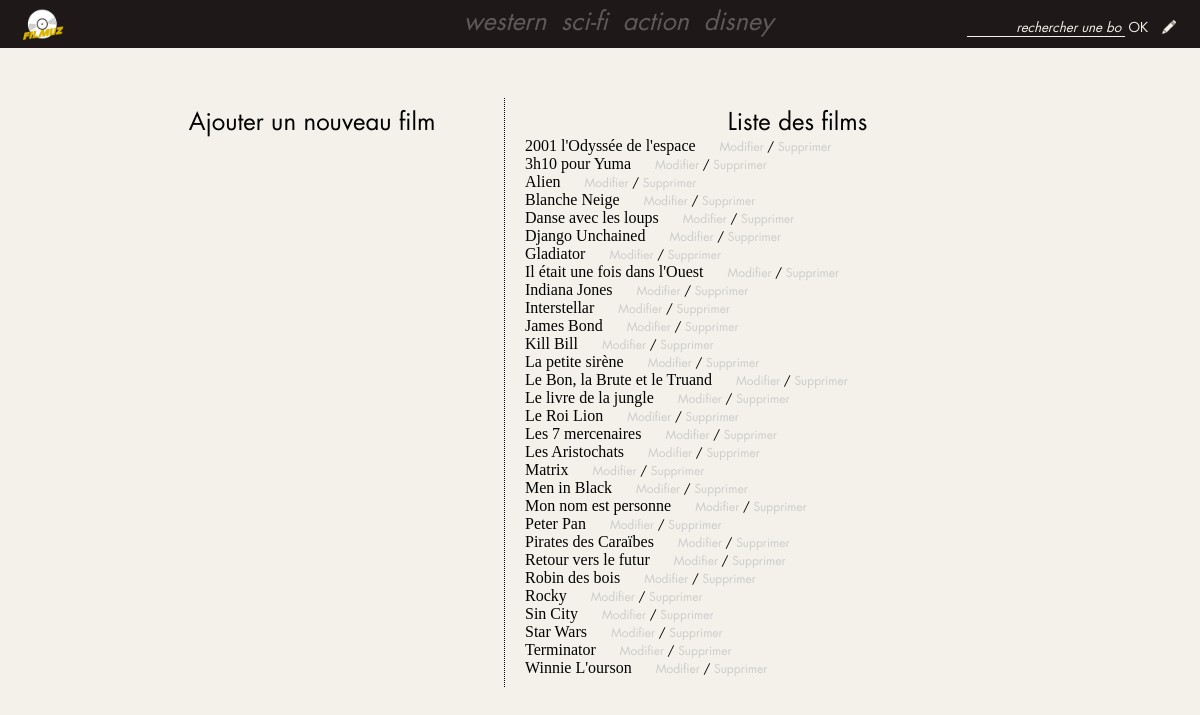
The page /back.php on the database its author committed.
### tables this page shows
CREATE TABLE `filmuz` (
  `id` int(11) NOT NULL,
  `type` varchar(255) NOT NULL,
  `titre` varchar(255) NOT NULL,
  `playlist` varchar(255) NOT NULL,
  `image` varchar(255) NOT NULL,
  `annee` int(11) NOT NULL,
  `compositeur` varchar(255) NOT NULL,
  `compobio` text NOT NULL,
  `visible` int(11) NOT NULL DEFAULT '1'
);

### back.php (the view, shortened to what this page needs)
<?php
require_once "connect.php";
$sql = "SELECT `titre` FROM `filmuz` ORDER BY `titre`";
$stmt = $pdo->prepare($sql);
$stmt->execute();
?>
<!DOCTYPE html>
<html lang="fr">
<head>
    <link rel="stylesheet" href="css/screen.css">
</head>
<body>
<?php include "header.php"?>
<div class="adm-index clearfix">
    <div class="add-form">
        <h3 class="adm-titre">Ajouter un nouveau film</h3>
    </div>
    <div class="movie-list">
        <h3 class="adm-titre">Liste des films</h3>
        <?php while($row = $stmt->fetch(PDO::FETCH_ASSOC)): ?>
            <ul>
            <li class="titre-film"><?=$row['titre']?> <span class="actions"><a href="modifier.php">Modifier</a> / <a href="supp.php">Supprimer</a></span></li>
            </ul>
        <?php endwhile; ?>
    </div>
</div>
</body>
</html>

### header.php
<?php
require_once "connect.php";
$genre = $_GET['type'] ?? "home";
$sql = "SELECT DISTINCT `type` FROM `filmuz`";
$film = $pdo->prepare($sql);
$film->execute();
?>
<header class="header-<?=$genre?> clearfix">
    <a href="index.php"><img src="img-layout/logo.png" class="logo" alt="logo"></a>
    <nav>
        <ul>
            <?php while($nav = $film->fetch(PDO::FETCH_ASSOC)):
                    if ($nav['type'] === $genre): ?>
            <li id="active"><a href="genre.php?type=<?=$nav['type']?>"><?=$nav['type']?></a></li>
            <?php   else: ?>
            <li><a href="genre.php?type=<?=$nav['type']?>"><?=$nav['type']?></a></li>
            <?php   endif;
            endwhile;
            ?>
        </ul>
    </nav>
    <div class="search-bar">
        <form method="post" action="search.php">
            <input type="text" name="recherche" id="search" placeholder="rechercher une bo ">
            <input type="button" name="bouton" class="bouton bouton2" value="OK">
            <input type="button" name="bouton" class="bouton" id="back">
        </form>
    </div>
</header>

### css/screen.css (style rules this page uses)
* { margin: 0; padding: 0; font-family: 'Futura Std', Arial, sans-serif; }
.clearfix::before, .clearfix::after { content: ' '; display: table; }
.clearfix::after { clear: both; }
html { font-size: 62.5%; }
body { width: 100%; background: #f3f1e9; }
a { text-decoration: none; color: #f3f1e9; }
header { width: 100%; height: 10%; }
img.logo { width: 4%; float: left; margin: 0 2rem; }
header nav { margin-left: 38%; }
header nav ul { list-style-type: none; }
header nav li { font-style: italic; font-size: 25px; display: inline-block; float: left; margin: 1%; opacity: 0.3; transition: opacity 0.5s; }
.search-bar { float: right; margin: 2rem 2rem 0 0; width: 30%; text-align: right; }
#search, .bouton { border: none; color: #f3f1e9; background: none; }
.bouton { cursor: pointer; }
.bouton2 { margin-right: 3%; }
#back { width: 5%; background: url('../img-layout/back.png') no-repeat; background-size: 80%; }
#search { font-style: italic; text-align: right; border-bottom: 1px solid #f3f1e9; }
.header-home { background: #1e1818; }
.adm-index { width: 80%; height: auto; margin: 5rem auto; }
.add-form, .movie-list { float: left; padding: 1rem; box-sizing: border-box; }
.add-form { width: 40%; height: auto; }
.movie-list { width: 60%; height: auto; padding-left: 2rem; border-left: 1px dotted #000; }
h3.adm-titre { font: 24px 'Futura Std', Arial, sans-serif; text-align: center; }
.titre-film { list-style-type: none; font: 16px "Slabo 27px", serif; }
.titre-film span { font-size: 12px; margin-left: 2rem; }
.titre-film span a { color: #ccc; }

### rows shown on the page
filmuz: titre "2001 l'Odyssée de l'espace"
filmuz: titre "3h10 pour Yuma"
filmuz: titre "Alien"
filmuz: titre "Blanche Neige"
filmuz: titre "Danse avec les loups"
filmuz: titre "Django Unchained"
filmuz: titre "Gladiator"
filmuz: titre "Il était une fois dans l'Ouest"
filmuz: titre "Indiana Jones"
filmuz: titre "Interstellar"
filmuz: titre "James Bond"
filmuz: titre "Kill Bill"
filmuz: titre "La petite sirène"
filmuz: titre "Le Bon, la Brute et le Truand"
filmuz: titre "Le livre de la jungle"
filmuz: titre "Le Roi Lion"
filmuz: titre "Les 7 mercenaires"
filmuz: titre "Les Aristochats"
filmuz: titre "Matrix"
filmuz: titre "Men in Black"
filmuz: titre "Mon nom est personne"
filmuz: titre "Peter Pan"
filmuz: titre "Pirates des Caraïbes"
filmuz: titre "Retour vers le futur"
filmuz: titre "Robin des bois"
filmuz: titre "Rocky"
filmuz: titre "Sin City"
filmuz: titre "Star Wars"
filmuz: titre "Terminator"
filmuz: titre "Winnie L'ourson"

### other values the page prints
$nav['type'] "western"
$nav['type'] "sci-fi"
$nav['type'] "action"
$nav['type'] "disney"
